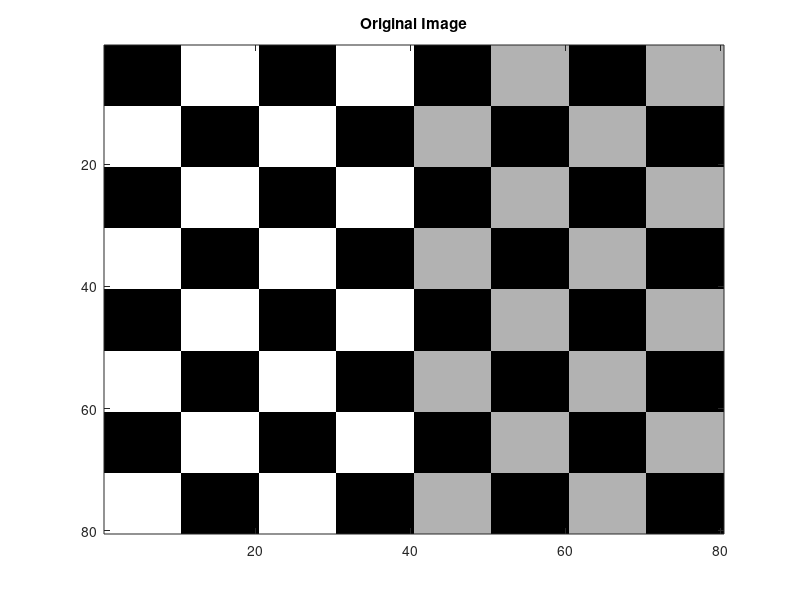
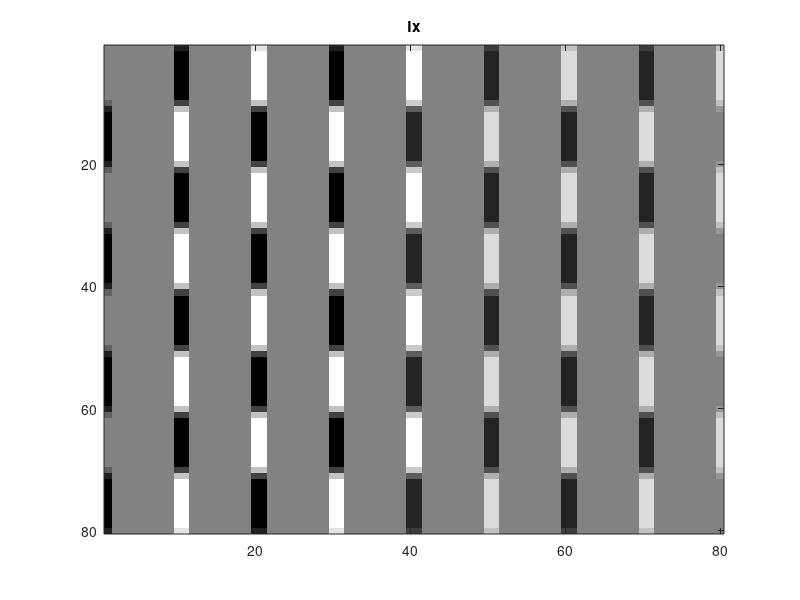
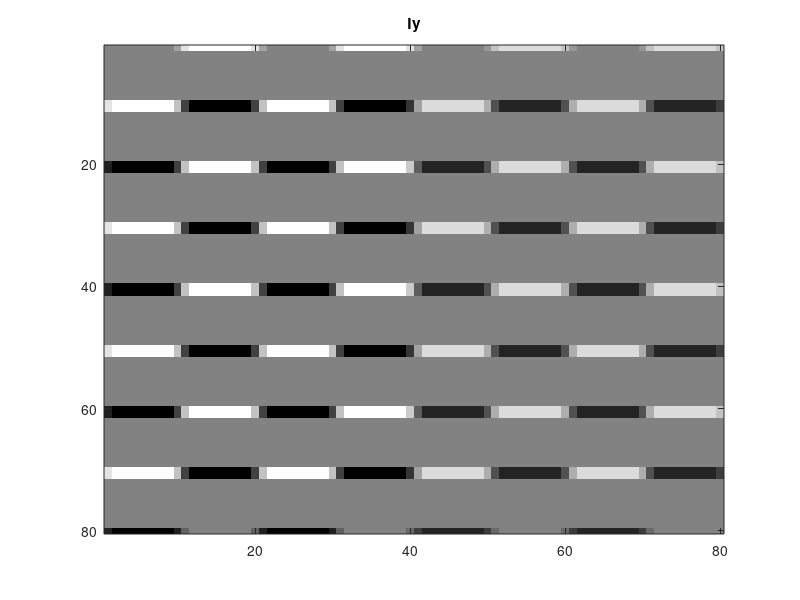

MATLAB code to generate these figures, in order: (Note: this script raises an error after producing the figures.)
clear all;close all;clc
I = checkerboard;
sizeRow = size(I,1);
sizeCol = size(I,2);
figure;imagesc(I);colormap('gray');title('Original Image');
xDerivSobel = [-1 0 1;-2 0 2;-1 0 1];
yDerivSobel = [1 2 1;0 0 0;-1 -2 -1];
Ix = conv2(I,xDerivSobel,'same');
Iy = conv2(I,yDerivSobel,'same');
figure;imagesc(Ix);colormap('gray');title('Ix');
figure;imagesc(Iy);colormap('gray');title('Iy');
Ix2 = Ix.*Ix;
Iy2 = Iy.*Iy;
Ixy = Ix.*Iy;
R = zeros(size(I));
pxWind = 1;
for indRow = 1+pxWind:sizeRow-pxWind
    for indCol = 1+pxWind:sizeCol-pxWind
        Sx2 = sum(Ix2(indRow-pxWind:indRow+pxWind,indCol-pxWind:indCol+pxWind),'all');
        Sy2 = sum(Iy2(indRow-pxWind:indRow+pxWind,indCol-pxWind:indCol+pxWind),'all');
        Sxy = sum(Ixy(indRow-pxWind:indRow+pxWind,indCol-pxWind:indCol+pxWind),'all');
        M = [Sx2 Sxy;Sxy Sy2];
        R(indRow,indCol) = det(M) - 0.04*(trace(M)^2); %change to 0.06
    end
end
figure;imagesc(R);title('Corner Response');colorbar;shg
Rlim = 100;
R(R<Rlim) = 0;
figure;imagesc(R);title('Points with R>Rlim');colormap('gray');colorbar;
rowPeaks = findPeaks(R,1,1);
colPeaks = findPeaks(rowPeaks,2,1);
finalPeaks = colPeaks;
[row,col] = ind2sub(size(I),find(finalPeaks));
figure;imagesc(I);title('Corner Points');colormap('gray')
hold on;plot(col,row,'g*','MarkerSize',10);shg;
return;